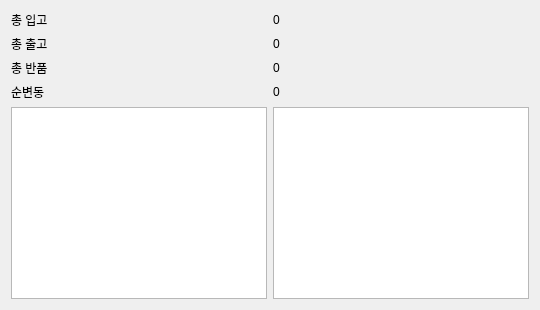
<?xml version="1.0" encoding="UTF-8"?>
<ui version="4.0">
 <class>DashboardDialog</class>
 <widget class="QDialog" name="DashboardDialog">
  <property name="windowTitle">
   <string>대시보드</string>
  </property>
  <layout class="QVBoxLayout" name="verticalLayout">
   <item>
    <layout class="QGridLayout" name="summaryLayout">
     <item row="0" column="0">
      <widget class="QLabel" name="totalInboundTitle">
       <property name="text">
        <string>총 입고</string>
       </property>
      </widget>
     </item>
     <item row="0" column="1">
      <widget class="QLabel" name="totalInboundLabel">
       <property name="text">
        <string>0</string>
       </property>
      </widget>
     </item>
     <item row="1" column="0">
      <widget class="QLabel" name="totalOutboundTitle">
       <property name="text">
        <string>총 출고</string>
       </property>
      </widget>
     </item>
     <item row="1" column="1">
      <widget class="QLabel" name="totalOutboundLabel">
       <property name="text">
        <string>0</string>
       </property>
      </widget>
     </item>
     <item row="2" column="0">
      <widget class="QLabel" name="totalReturnTitle">
       <property name="text">
        <string>총 반품</string>
       </property>
      </widget>
     </item>
     <item row="2" column="1">
      <widget class="QLabel" name="totalReturnLabel">
       <property name="text">
        <string>0</string>
       </property>
      </widget>
     </item>
     <item row="3" column="0">
      <widget class="QLabel" name="netChangeTitle">
       <property name="text">
        <string>순변동</string>
       </property>
      </widget>
     </item>
     <item row="3" column="1">
      <widget class="QLabel" name="netChangeLabel">
       <property name="text">
        <string>0</string>
       </property>
      </widget>
     </item>
    </layout>
   </item>
   <item>
    <layout class="QHBoxLayout" name="listsLayout">
     <item>
      <widget class="QListWidget" name="shortageList"/>
     </item>
     <item>
      <widget class="QListWidget" name="topTurnoverList"/>
     </item>
    </layout>
   </item>
  </layout>
 </widget>
 <resources/>
 <connections/>
</ui>
